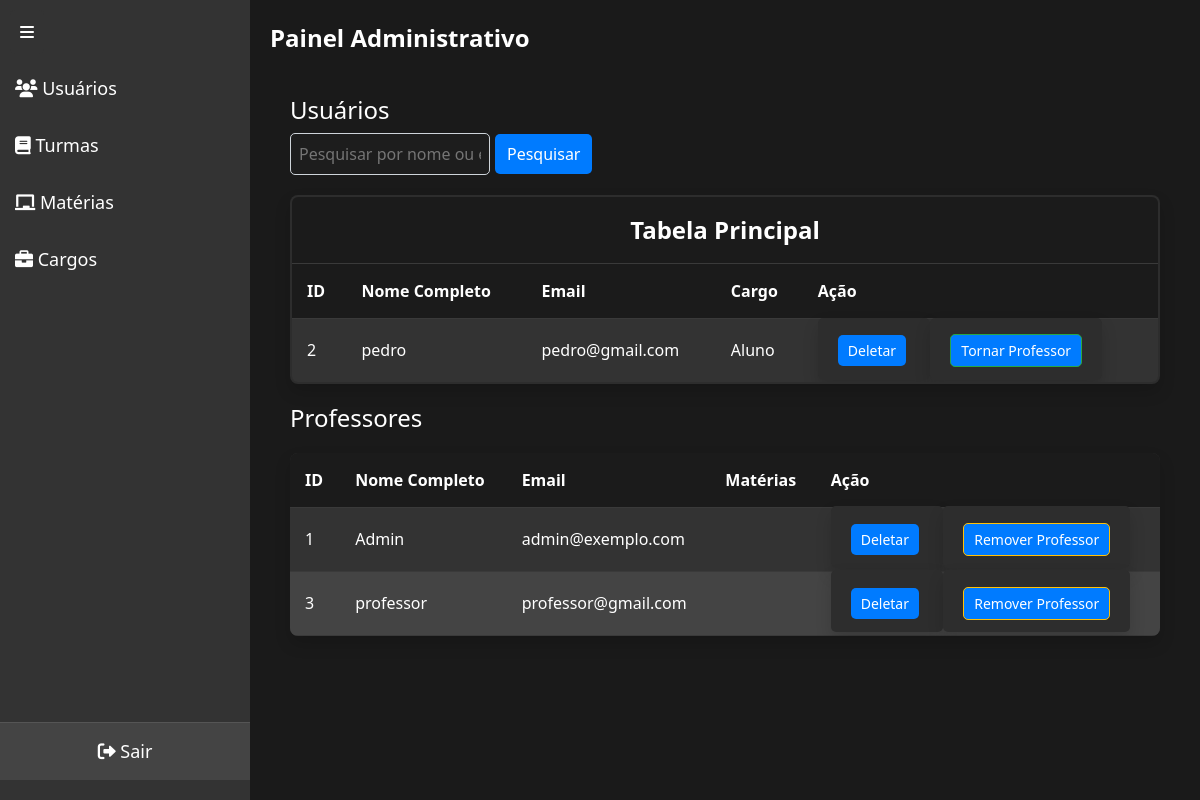
The page /admin_dashboard (signed in) on the database as committed earlier.
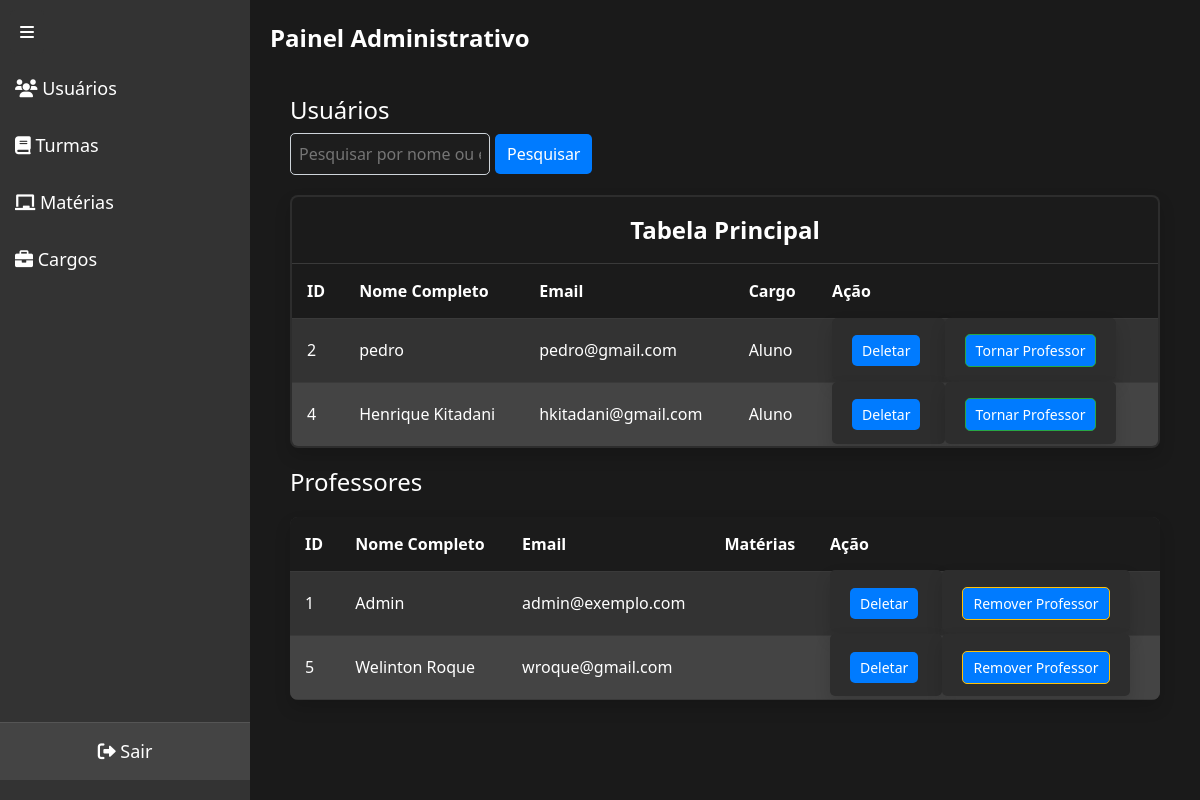
The same page on the database as committed later.
### app.py (models this page shows)
class User(db.Model):
    id = db.Column(db.Integer, primary_key=True)
    fullname = db.Column(db.String(100), nullable=False)
    email = db.Column(db.String(100), unique=True, nullable=False)
    password = db.Column(db.String(100), nullable=False)
    is_admin = db.Column(db.Boolean, default=False)
    turmas = db.relationship('Turma', secondary='user_turma', backref='usuarios')
    materias = db.relationship('Materia', secondary='user_materia', backref='professores')  # Relacionamento atualizado
    cargos = db.relationship('Cargo', secondary='user_cargo', backref='usuarios')

### app.py (the view)
@app.route('/admin_dashboard')
def admin_dashboard():
    if 'user_id' in session and session.get('is_admin'):
        turmas = Turma.query.all()
        cargos = Cargo.query.all()
        users = User.query.all()
        materias = Materia.query.all()
        professors = [user for user in users if any(cargo.nome == 'Professor' for cargo in user.cargos)]
        alunos = [user for user in users if not any(cargo.nome == 'Professor' for cargo in user.cargos)]
        return render_template('admin_dashboard.html', turmas=turmas, users=users, cargos=cargos, materias=materias, professors=professors, alunos=alunos)
    else:
        flash('Acesso negado. Faça login como administrador.', 'danger')
        return redirect(url_for('login'))

### templates/admin_dashboard.html (shortened to what this page needs)
<!DOCTYPE html>
<html lang="pt-br">
<head>
    <link rel="stylesheet" href="{{ url_for('static', filename='styles.css') }}">
    <link rel="stylesheet" href="https://cdnjs.cloudflare.com/ajax/libs/font-awesome/6.0.0-beta3/css/all.min.css">
    <link rel="stylesheet" href="https://stackpath.bootstrapcdn.com/bootstrap/4.5.2/css/bootstrap.min.css">
</head>
<body>
    <button class="toggle-sidebar" onclick="toggleSidebar()">
        <i class="fas fa-bars"></i>
    </button>
    <div class="sidebar" id="sidebar">
        <a href="#" onclick="showTab('usuarios')" id="usuarios-link" class="active"><i class="fas fa-users"></i> Usuários</a>
        <a href="#" onclick="showTab('turmas')" id="turmas-link"><i class="fas fa-book"></i> Turmas</a>
        <a href="#" onclick="showTab('materias')" id="materias-link"><i class="fas fa-chalkboard"></i> Matérias</a>
        <a href="#" onclick="showTab('cargos')" id="cargos-link"><i class="fas fa-briefcase"></i> Cargos</a>
        <a href="{{ url_for('logout') }}" class="logout"><i class="fas fa-sign-out-alt"></i> Sair</a>
    </div>
    <div class="main-content" id="main-content">
        <div class="dashboard-header">Painel Administrativo</div>
        <div class="tab-content" id="usuarios-tab">
            <h4>Usuários</h4>
            <div class="search-bar">
                <input type="text" id="search" placeholder="Pesquisar por nome ou email" onkeyup="searchUsers()">
                <button onclick="searchUsers()">Pesquisar</button>
            </div>
            <table class="table-users tabela-principal">
                <thead>
                    <tr>
                        <th colspan="5" class="table-title">Tabela Principal</th>
                    </tr>
                    <tr>
                        <th>ID</th>
                        <th>Nome Completo</th>
                        <th>Email</th>
                        <th>Cargo</th>
                        <th>Ação</th>
                    </tr>
                </thead>
                <tbody id="usuarios-tbody">
                    {% for user in users %}
                    {% set is_professor = False %}
                    {% set cargos = user.cargos | map(attribute='nome') | list %}
                    {% if 'Professor' in cargos %}
                        {% set is_professor = True %}
                    {% endif %}
                    {% if not is_professor %}
                    <tr>
                        <td>{{ user.id }}</td>
                        <td>{{ user.fullname }}</td>
                        <td>{{ user.email }}</td>
                        <td>{% if cargos %}{{ cargos | join(', ') }}{% else %}Aluno{% endif %}</td>
                        <td>
                            <form action="{{ url_for('delete_user', user_id=user.id) }}" method="POST" style="display:inline;">
                                <button type="submit" class="btn btn-danger">Deletar</button>
                            </form>
                            <form action="{{ url_for('add_professor', user_id=user.id) }}" method="POST" style="display:inline;">
                                <button type="submit" class="btn btn-success">Tornar Professor</button>
                            </form>
                        </td>
                    </tr>
                    {% endif %}
                    {% endfor %}
                </tbody>
            </table>
            <h4>Professores</h4>
            <table class="table-users tabela-professores">
                <thead>
                    <tr>
                        <th>ID</th>
                        <th>Nome Completo</th>
                        <th>Email</th>
                        <th>Matérias</th>
                        <th>Ação</th>
                    </tr>
                </thead>
                <tbody id="professores-tbody">
                    {% for user in users %}
                    {% set is_professor = False %}
                    {% set cargos = user.cargos | map(attribute='nome') | list %}
                    {% if 'Professor' in cargos %}
                        {% set is_professor = True %}
                    {% endif %}
                    {% if is_professor %}
                    <tr>
                        <td>{{ user.id }}</td>
                        <td>{{ user.fullname }}</td>
                        <td>{{ user.email }}</td>
                        <td>{% for materia in user.materias %}{{ materia.nome }}{% if not loop.last %}, {% endif %}{% endfor %}</td>
                        <td>
                            <form action="{{ url_for('delete_user', user_id=user.id) }}" method="POST" style="display:inline;">
                                <button type="submit" class="btn btn-danger">Deletar</button>
                            </form>
                            <form action="{{ url_for('remove_professor', user_id=user.id) }}" method="POST" style="display:inline;">
                                <button type="submit" class="btn btn-warning">Remover Professor</button>
                            </form>
                        </td>
                    </tr>
                    {% endif %}
                    {% endfor %}
                </tbody>
            </table>
        </div>
</body>
</html>

### static/styles.css (style rules this page uses)
body { background-color: #1d1d1d; color: #ffffff; font-family: 'Segoe UI', Tahoma, Geneva, Verdana, sans-serif; margin: 0; padding: 0; }
form { background-color: #2d2d2d; padding: 20px; border-radius: 5px; box-shadow: 0 0.5rem 1rem rgba(0,0,0,0.15); }
input[type="text"], input[type="email"], input[type="password"], textarea { width: 100%; padding: 10px; border: 1px solid #ced4da; border-radius: 5px; background-color: #1d1d1d; color: #ffffff; }
table { width: 100%; border-collapse: collapse; margin-top: 20px; background-color: #2d2d2d; box-shadow: 0 0.5rem 1rem rgba(0,0,0,0.15); }
th, td { padding: 15px; text-align: left; border-bottom: 1px solid #3a3a3a; }
th { background-color: #1b1b1b; color: #ffffff; }
td { background-color: #333333; color: #ffffff; }
tr:nth-child(even) td { background-color: #444444; }
.table-users { width: 100%; border-collapse: collapse; margin-top: 20px; background-color: #2d2d2d; box-shadow: 0 0.5rem 1rem rgba(0,0,0,0.15); }
.table-users th, .table-users td { padding: 15px; text-align: left; border-bottom: 1px solid #3a3a3a; }
.table-users th { background-color: #1b1b1b; color: #ffffff; }
.table-users td { background-color: #333333; color: #ffffff; }
.table-users tr:nth-child(even) td { background-color: #444444; }
.table-users .btn { background-color: #007bff; color: #ffffff; padding: 5px 10px; border-radius: 5px; text-align: center; font-size: 0.875rem; text-decoration: none; }
.table-users th, .table-users td { width: auto; }
#usuarios-tab table { margin-bottom: 20px; }
.tabela-principal { border: 2px solid #ffffff; margin-bottom: 20px; }
.table-users .table-title { font-size: 1.5em; font-weight: bold; color: #ffffff; background-color: #1b1b1b; text-align: center; padding: 15px; }
.search-bar { margin-bottom: 10px; display: flex; align-items: center; gap: 5px; }
.search-bar input[type="text"] { padding: 8px; border-radius: 5px; border: 1px solid #ced4da; background-color: #1d1d1d; color: #ffffff; width: 200px; }
.search-bar button { padding: 8px 12px; background-color: #007bff; color: #ffffff; border: none; border-radius: 5px; cursor: pointer; }

### templates/admin_dashboard.html (style rules this page uses)
body { background-color: #1a1a1a; color: #ffffff; font-family: 'Segoe UI', Tahoma, Geneva, Verdana, sans-serif; }
.sidebar { width: 250px; position: fixed; top: 0; left: 0; height: 100%; background-color: #333; padding-top: 60px; transition: 0.3s; }
.sidebar a { padding: 15px; font-size: 18px; color: #ffffff; display: block; text-decoration: none; transition: 0.3s; }
.sidebar .logout { position: absolute; bottom: 20px; left: 0; width: 100%; padding: 15px; font-size: 18px; color: #ffffff; text-align: center; background-color: #444; border-top: 1px solid #555; transition: 0.3s; }
.main-content { margin-left: 250px; padding: 20px; transition: 0.3s; }
.dashboard-header { font-size: 24px; font-weight: bold; margin-bottom: 20px; }
table { width: 100%; margin-top: 20px; border-collapse: collapse; box-shadow: 0 4px 8px rgba(0, 0, 0, 0.2); border-radius: 8px; overflow: hidden; }
th, td { padding: 10px; text-align: left; border-bottom: 1px solid #ddd; }
th { background-color: #444; }
tr:nth-child(even) { background-color: #2b2b2b; }
.btn-danger { background-color: #dc3545; border: none; padding: 5px 10px; border-radius: 5px; color: white; transition: background-color 0.3s; }
.toggle-sidebar { position: fixed; top: 10px; left: 10px; background-color: #333; color: #ffffff; border: none; padding: 10px; border-radius: 5px; cursor: pointer; z-index: 1000; }
.tab-content { padding: 20px; }

Rows that differ between the two databases and show on the page:
removed User: id "3", fullname "professor", email "professor@gmail.com", shown under "Professores"
added User: id "4", fullname "Henrique Kitadani", email "hkitadani@gmail.com", shows "Aluno", shown under "Usuários"
added User: id "5", fullname "Welinton Roque", email "wroque@gmail.com", shown under "Professores"
